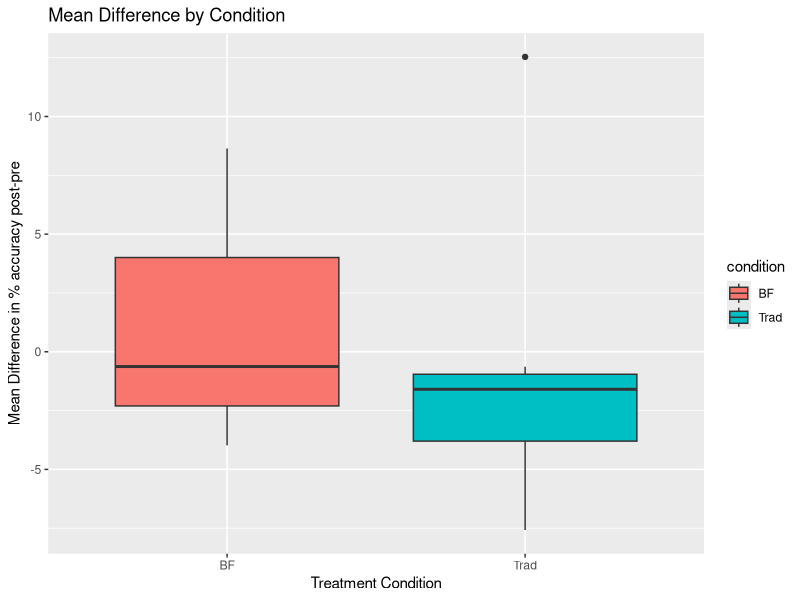

Reproduce this figure in R.
rm(list=ls())

library(plotrix)
library(dplyr)
library(fields)
library(car)
library(reshape2)
library(plyr)
library(dplyr)
library(tidyr)
library(reshape2)
library(ggplot2)

#Read in data
data <- read.csv("clean_data.csv")
dim(data)
#Check that variables are of correct types
str(data)
data$subject_number <- as.factor(data$subject_number)


#This code creates an option to plot only the primary words and exclude generalization words
#You can ignore it if you are including all words

#For within-session, consider only treatment session data
TX <- droplevels(subset(data, sessiontype=="TX"))
ntx <- length(levels(TX$session))

#Need to re-set ordered factors
TX$session = ordered(TX$session, levels = c("TX1","TX2","TX3","TX4","TX5","TX6","TX7","TX8","TX9","TX10",
                                            "TX11","TX12","TX13","TX14","TX15","TX16","TX17","TX18","TX19","TX20"))   
TX$prepost = ordered(TX$prepost, levels= c("Pre","Post"))



#Summarize by subject, session, prepost
#Include condition (BF vs TRAD) and tx_order as grouping factors
#because you want to preserve this info
TX <- TX %>%
  dplyr::group_by(subject, session, prepost, condition, tx_order) %>%
    dplyr::summarise(correct = sum(correct), total = sum(total))
TX$percent <- 100*TX$correct/TX$total
TX <- as.data.frame(TX)

#Calculate within-session differences by subject
#First use spread() to put pre and post side by side
#Get rid of other numeric columns or they will create NA values
TX$correct <-NULL
TX$total <- NULL
TX <- spread(TX, prepost, percent)

#Create a difference column
#Subtract pre from post on assumption that post will be higher
TX$diff <- TX$Post - TX$Pre
head(TX)

#Visualize the values
TX$tx_order[1]
#Loop through participants
Children <- levels(TX$subject)
numerical <- 1:length(levels(TX$session))
for (i in seq_along(Children)){
  child <- droplevels(TX[TX$subject==Children[i],])
  condition <- as.character(child$tx_order[1])
  plot(child$session, child$diff, type="o",
       xaxt="n", xlab = "Session", ylab = "Mean rating", main = c(Children[i],condition), ylim = c(-50, 50))
  axis(1, at=numerical,  cex.axis = 1.25)
  xline(10.5, lty=2)
  yline(0, lty=2)
}

#Calculate means for each phase
#Temp option to strike Hannah data due to missing session
TX <- droplevels(TX[TX$subject!="Hannah",])
str(TX)

#Code by treatment phase (chronological order; 1 or 2)
TX$phase <- 0
TX[which(TX$session<="TX10"),]$phase <- "1"
TX[which(TX$session>"TX10"),]$phase <- "2"
#TX$unique <- paste0(TX$subject,"_",TX$phase)

#Summarize by phase
TX <- TX %>%
  dplyr::group_by(subject, phase, condition) %>%
    dplyr::summarise(mean=mean(diff))

TX <- as.data.frame(TX)

#Compare mean within-session change for first vs second phase (chronologically)
phase1 <- droplevels(TX[TX$phase==1,])
phase2 <- droplevels(TX[TX$phase==2,])
mean(phase1$mean)
sd(phase1$mean)
mean(phase2$mean)
sd(phase2$mean)
t.test(phase1$mean, phase2$mean)
#should this be non-parametric?
wilcox.test(phase1$mean, phase2$mean)
#NS

#Compare mean within-session change for Trad phase vs BF phase 
Trad <- droplevels(TX[TX$condition=="Trad",])
BF <- droplevels(TX[TX$condition=="BF",])
mean(Trad$mean)
sd(Trad$mean)
mean(BF$mean)
sd(BF$mean)
#Mean is larger for BF than Trad, but highly variable; nonsignificant
t.test(BF$mean, Trad$mean)
#should this be non-parametric?
t.test(BF$mean, Trad$mean)
#NS

#I don't know why this boxplot isn't working -- **IS THIS WHAT YOU WERE INTENDING?
#qplot(TX$mean, fill = TX$condition, geom="boxplot")
qplot(condition, mean, data=TX, geom="boxplot", fill = condition, main="Mean Difference by Condition",
      xlab="Treatment Condition", ylab="Mean Difference in % accuracy post-pre")

#Compare Trad vs BF means in a within-subject fashion
TX$phase <- NULL
TX <- TX %>% 
  spread(condition, mean)
t.test(TX$BF, TX$Trad, paired=TRUE)
#should this be non-parametric?
wilcox.test(BF$mean, Trad$mean)
#Still definitely NS

# It would be interesting to look at how well within-treatment change (pre to post gain) 
#correlates with an individual's accuracy or progress within the treatment setting. 

tx_summary_data <- read.csv("tx_summary_data.csv")
